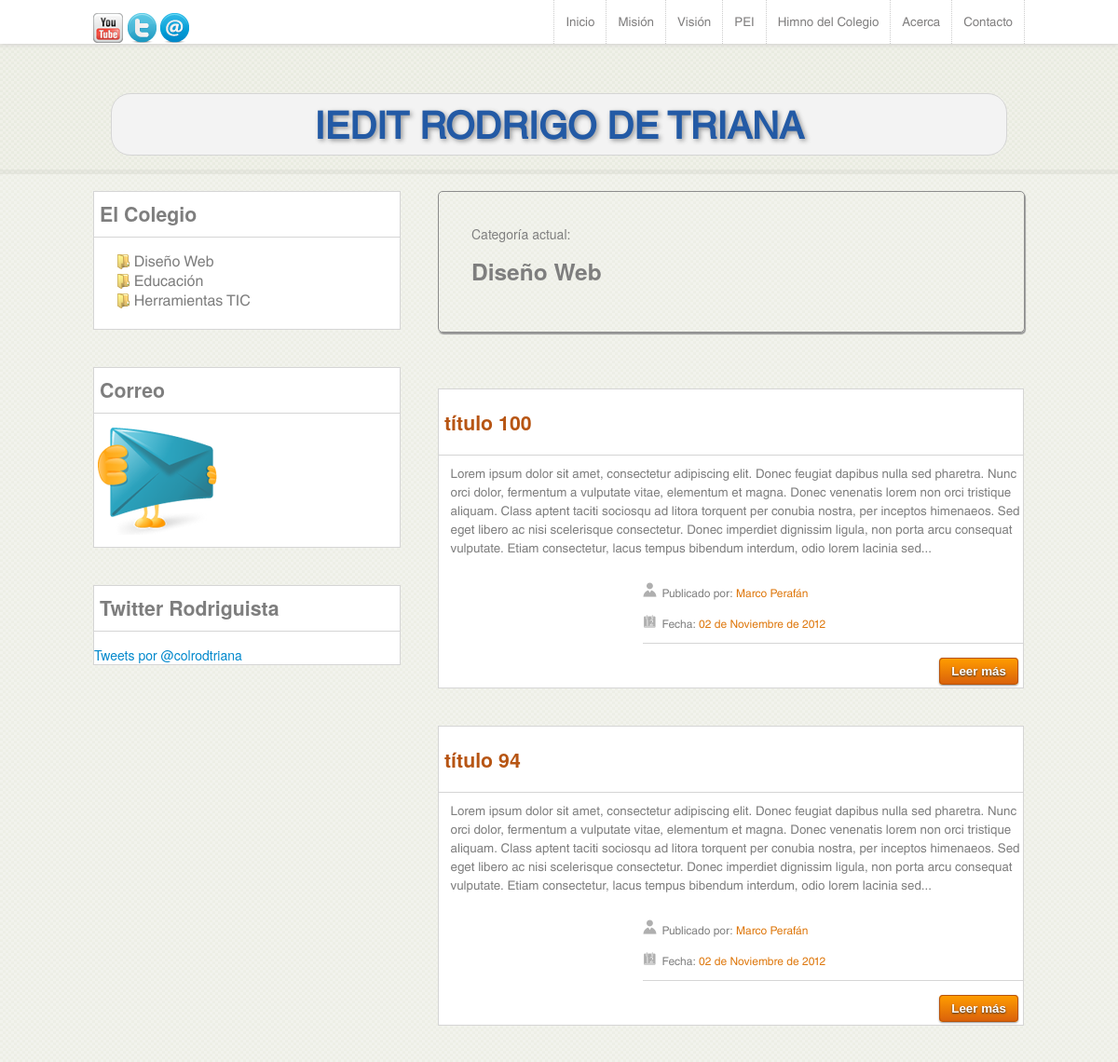
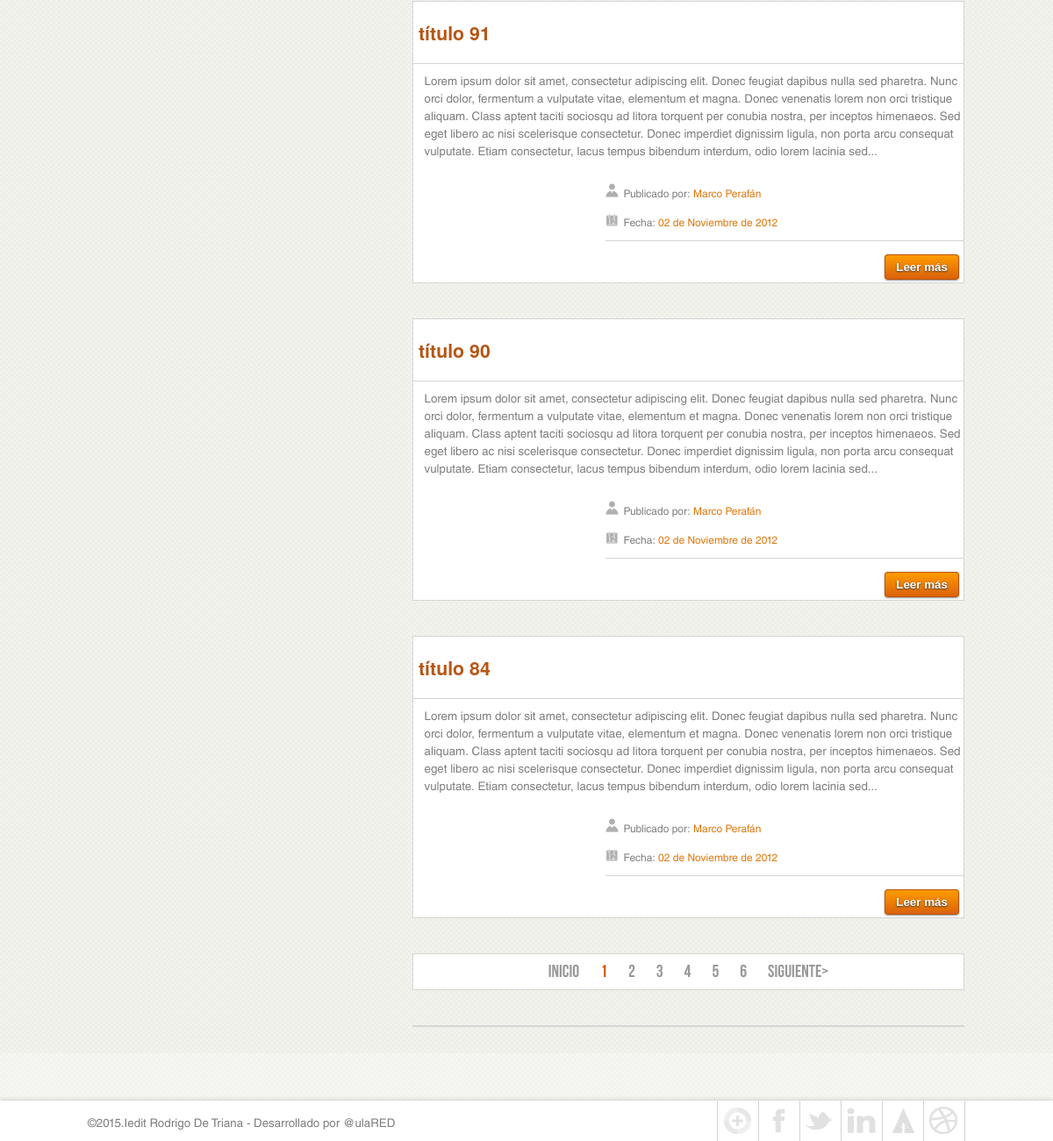
The page /Diseño Web-c1-h0.html on the database its author committed (2 pictures, top to bottom).
### tables this page shows
CREATE TABLE IF NOT EXISTS `categoria` (
  `idcategoria` int(11) NOT NULL AUTO_INCREMENT,
  `categoria` varchar(45) DEFAULT NULL,
  `descripcion` varchar(255) DEFAULT NULL,
  PRIMARY KEY (`idcategoria`)
);

CREATE TABLE IF NOT EXISTS `noticia` (
  `idnoticia` int(11) NOT NULL AUTO_INCREMENT,
  `titulo` varchar(150) DEFAULT NULL,
  `detalle` text,
  `idcategoria` int(11) DEFAULT NULL,
  `video` int(11) NOT NULL,
  `idautor` int(11) DEFAULT NULL,
  `fecha` date DEFAULT NULL,
  `hora` time DEFAULT NULL,
  `descarga` varchar(100) NOT NULL,
  `tags` varchar(250) NOT NULL,
  PRIMARY KEY (`idnoticia`),
  KEY `idautor_idx` (`idautor`),
  KEY `idcategoria_idx` (`idcategoria`)
);

CREATE TABLE IF NOT EXISTS `autor` (
  `idautor` int(11) NOT NULL AUTO_INCREMENT,
  `nombre` varchar(45) DEFAULT NULL,
  `nick` varchar(45) DEFAULT NULL,
  `password` varchar(255) DEFAULT NULL,
  `email` varchar(100) DEFAULT NULL,
  PRIMARY KEY (`idautor`)
);

### class/principal.php (called while the page is built, shortened)
<?php
	class Principal{
		public function Conectar(){
			$servidor="localhost";
			$user = "root";
			$password = "00032064";
			$link = mysql_connect($servidor,$user,$password);
			$bd = "cblog";
			return $link;
		}
		public function comillas_inteligentes($valor)
		{
			return $valor;
		}
        public static function limpiaUrl($entra){
            $traduce=array( 'á' => 'a' , 'é' => 'e' , 'í' => 'i' , 'ó' => 'o' , 'ú' => 'u' , 'Á' => 'A', 'É' => 'E' , 'Í' => 'I', 'Ó' => 'O', 'Ú' => 'U',
                        'ñ' => 'n' , 'Ñ' => 'N' ,
                        'ä' => 'a' , 'ë' => 'e' , 'ï' => 'i' , 'ö' => 'o' , 'ü' => 'u', 'Ä' => 'A', 'Ë' => 'E', 'Ï' => 'I', 'Ö' => 'O', 'Ü' => 'U');
            $sale=strtr( $entra , $traduce );
            $texto = str_replace(" ","-",$sale);
            return $texto;
        }
        public static function ruta(){
            return "http://localhost/rtriana/";
        }
		public static function myTruncate($string, $limit, $break=".", $pad="...") {
			if(false !== ($breakpoint = strpos($string, $break, $limit))) {
				if($breakpoint < strlen($string)-1 ){
					$string = substr($string, 0, $breakpoint) . $pad;
				}
			}
			return $string;
		}
      public static function invierteFecha($fecha){
         $dia = substr($fecha, 8, 2);
         $mes = substr($fecha, 5, 2);
         $anho = substr($fecha, 0, 4);
         switch ($mes) {
            case '11':
               $mesLetra = 'Noviembre';
               break;
         }
         $correcta = $dia." de ".$mesLetra." de ".$anho;
         return $correcta;
      }
	}
?>

### class/categorias.php (called while the page is built, shortened)
<?php
    require_once 'principal.php';
    class Categorias extends Principal{
        private $categorias;
        private $tCat;
        public function __construct(){
            $this->categorias = array();
        }
        public function getCategorias(){
            $consulta = sprintf(
                            "select idcategoria, categoria from categoria order by
                            categoria asc;"
                        );
            $result = mysql_query($consulta);
            while($reg = mysql_fetch_assoc($result)){
                $this->categorias[] = $reg;
            }
            return $this->categorias;
        }
        public function getCategoriaId($id,$inicio,$cantNot){
			$query = sprintf(
						"select
						n.idnoticia,
						n.titulo,
						n.detalle,
						n.idcategoria,
						a.nombre,
						n.fecha,
						dayname(n.fecha) as dia,
						n.hora,
						c.categoria
						from
						noticia as n,
						autor as a,
						categoria as c
						where
						n.idcategoria = %s
						and
						n.idautor=a.idautor
						and
						n.idcategoria = c.idcategoria
						order by idnoticia desc
						limit %s,%s;",
						parent::comillas_inteligentes($id),
						parent::comillas_inteligentes($inicio),
						parent::comillas_inteligentes($cantNot)
					);
			$result = mysql_query($query);
			while ($reg = mysql_fetch_assoc($result)) {
				$this->categorias[] = $reg;
			}
			return $this->categorias;
		}
		public function TotalCategorias($id){
			$query = sprintf(
						"select count(*) as total from noticia where idcategoria = %s;",
						parent::comillas_inteligentes($id)
					);
			$result = mysql_query($query,parent::Conectar());
			if ($reg = mysql_fetch_array($result)) {
				$this->tCat = $reg["total"];
			}
			return $this->tCat;
		}
    }
?>

### categoria.php (the view, shortened to what this page needs)
<?php
    require_once 'class/categorias.php';
    $obj = new Categorias();
    $cantNot = "5";
    if (isset($_GET["pos"]))
        $inicio = $_GET["pos"];
    else
        $inicio = 0;
    $datos = $obj->getCategoriaId($_GET["id"],$inicio,$cantNot);
    $total = $obj->TotalCategorias($_GET["id"]);
    $cantPag = $total/$cantNot;
    if (isset($_GET["pos"]) and $_GET["pos"]>0)
        $actual = $_GET["pos"]/$cantNot+1;
    else
        $actual = 1;
?>
<!DOCTYPE HTML>
<html>
<head>
<link href="css/main.css" rel="stylesheet" type="text/css">
</head>
<body>
<div id="header">
		    <?php include 'includes/header.php' ?>
<div id="main">
    <div class="titlesnormal">
        <h1>IEDIT RODRIGO DE TRIANA</h1>
    </div>
    <div id="main-wrap">
        <div class="leftsection leftsectionalt">
            <div id="actual">
                        <?php
                            if(sizeof($datos) > 0){
                          ?>
                        Categoría actual: <h3><?php echo $datos[0]["categoria"]; ?></h3>
                    </div>
           <?php foreach($datos as $d){  ?>
            <div class="blogwrap">
                <div class="blogtitle"><h3><a href="<?php echo Principal::ruta().Principal::limpiaUrl($d['titulo'])."-n".$d["idnoticia"].".html"; ?>"><?php echo $d["titulo"]; ?></a></h3></div>
                <div class="blogbody">
                    <div class="blogimage">
                    <?php echo Principal::myTruncate($d["detalle"], "500"); ?>
                    </div>
                    <div class="bloginfo1">
                        <p class="usericon">Publicado por: <span><?php echo $d["nombre"]; ?></span></p>
                      <p class="calendericon">Fecha: <span><?php echo Principal::invierteFecha($d["fecha"]); ?></span></p>
                        <p class="blogbutton"><a href="<?php echo Principal::ruta().Principal::limpiaUrl($d['titulo'])."-n".$d["idnoticia"].".html"; ?>" title="Leer más" class="smallsmoothrectange orangebutton">Leer más</a></p>
                    </div>
                </div>
            </div>
                <?php } ?>
            <div class="blogwrap">
                <div class="blogpagination">
                   <?php include 'includes/paginar3.php';?>
                </div>
            </div>
                    <div class="blogwrap">
                        <?php
                            }else{
                                ?><h3><?php
                                            echo "No hay noticias asociadas a esta categoría"; ?></h3><?php
                            }
                        ?>
                    </div>
        </div>
        <div class="rightsection rightsectionalt">
            <?php include 'includes/lateral.php'; ?>
        </div>
    </div>
</div>
<div id="footer">
    <div id="footerbottom">
        <div class="footerwrap">
            <div id="copyright">&copy;<?php echo date("Y");?>.Iedit Rodrigo De Triana - Desarrollado por
            <a href="http://www.aulared.net" title="Desarrollado por">@ulaRED</a></div>
            <div class="socialfooter">
                <ul>
                <li><a href="#" class="social-google"></a></li>
                <li><a href="#" class="social-facebook"></a></li>
                <li><a href="#" class="social-twitter"></a></li>
                <li><a href="#" class="social-linkedin"></a></li>
                <li><a href="#" class="social-forrst"></a></li>
                <li><a href="#" class="social-dribbble"></a></li>
                </ul>
            </div>
        </div>
    </div>
</div>
</body>
</html>

### includes/header.php (shortened to what this page needs)
        <div id="navigation">
        	<div id="navigation_wrap">
                <div id="conteactinfo"><?php include 'includes/social.php' ;?>  </div>
                <div id="navi">
                    <?php include 'includes/menu.php' ?>
                </div>
			</div>
        </div>
</div>

### includes/social.php
<a href="http://www.youtube.com/channel/UCQBo4ZL7EiJOhhebDMMF0Tw"><img src="images/youtube_32.png" alt="Youtube" /></a>
<a href="https://twitter.com/colrodtriana"><img src="images/twitter_32.png" alt="Twitter" /></a>
<a href="admin@rodrigodetriana.edu.co"><img src="images/email_32.png" alt="email" /></a>

### includes/menu.php
<ul>
                   <li><a href="index.php" title="Inicio">Inicio</a></li>
                   <li><a href="#" title="Misión">Misión</a>
                   <li><a href="#" title="Visión">Visión</a>
                   <li><a href="#" title="PEI">PEI</a>
                   <li><a href="#" title="Himno del Colegio">Himno del Colegio</a>
                   <li><a href="acerca.php" title="Acerca">Acerca</a>
                   <li><a href="contacto.php" title="Contacto">Contacto</a>
               </ul>

### includes/paginar3.php (shortened to what this page needs)
<ul>
                            <?php
                                  if($inicio==0){
                            ?>
                                  <li><a href="#" title="Inicio" class="normal">Inicio</a></li>
                            <?php
                                  }else{
                            ?>
                                  <li><a href="<?php echo Principal::ruta(); ?><?php echo $datos[0]["categoria"]; ?>-c<?php echo $datos[0]["idcategoria"]; ?>-h<?php echo $inicio-$cantNot; ?>.html" title="Previous" class="normal">&lt;Anterior</a></li>
                            <?php
                                  }
                            ?>
                            <?php
                                  $a=0;
                                  $ultimaPag = 0;
                                  for ($i=1; $i <=$cantPag ; $i++) {
                                        if($i>=$actual-5 && $i<=$actual+5){
                                              if ($i == $actual) {
                                  ?>
                                                    <li><a href="<?php echo $i; ?>" title="<?php echo $i; ?>" class="normalactive"><?php echo $i; ?></a></li>
                                  <?php
                                              } else {
                                  ?>
                                  <li><a href="<?php echo Principal::ruta(); ?><?php echo $datos[0]["categoria"]; ?>-c<?php echo $datos[0]["idcategoria"]; ?>-h<?php echo $a;?>.html" title="<?php echo $i." ";?>" class="normal"><?php echo $i." ";?></a></li>
                                  <?php
                                              }
                                        }
                                        $a+=$cantNot;
                                        $ultimaPag++;
                                  }
                            ?>
                            <?php
                                  if ($ultimaPag==$actual) {
                            ?>
                                        <li><a href="#" title="Last" class="normal">Final</a></li>
                            <?php
                                  } else {
                            ?>
                                        <li><a href="<?php echo Principal::ruta();?><?php echo $datos[0]["categoria"]; ?>-c<?php echo $datos[0]["idcategoria"]; ?>-h<?php echo $inicio+$cantNot; ?>.html" title="Next" class="normal">Siguiente&gt;</a></li>
                            <?php
                                  }
                            ?>
                    </ul>

### includes/lateral.php (shortened to what this page needs)
<?php
    require_once 'class/categorias.php';
    $obj = new Categorias();
    $datos = $obj->getCategorias();
?>
            <div class="blogwidgetstart">
                <div class="widgettitle"><h4>El Colegio</h4></div>
                <div class="widgetbody">
                    <div class="blogcategories">
                       <ul>
            <?php
                foreach($datos as $d){
            ?>
            <li><a href="<?php echo $d["categoria"]; ?>-c<?php echo $d['idcategoria']; ?>-h0.html"><?php echo $d["categoria"]; ?></a></li>
            <?php
                }
            ?>
        </ul>
                    </div>
              </div>
            </div>
            <div class="blogwidget">
                <div class="widgettitle"><h4>Correo</h4></div>
                <div class="widgetbody">
                    <div class="blogcategories">
                    <a href="https://www.google.com/a/rodrigodetriana.edu.co/ServiceLogin?service=mail&passive=true&rm=false&continue=http://mail.google.com/a/rodrigodetriana.edu.co/&ltmpl=default&ltmplcache=2&emr=1" target="new"><img src="images/correo.png"  alt="Correo"></a>
                    </div>
              </div>
            </div>
            <div class="blogwidget">
                <div class="widgettitle"><h4>Twitter Rodriguista</h4></div>
                <div class="widgetbody">
                    <div class="blogcategories">
                    <a class="twitter-timeline"  href="https://twitter.com/colrodtriana"  data-widget-id="410099276568477696">Tweets por @colrodtriana</a>
                    </div>
              </div>
            </div>

### css/transitions.css (style rules this page uses)
.social ul li a, .socialfooter ul li a { transition:background .3s; -moz-transition:background .3s; -webkit-transition:background .3s; -o-transition:background .3s; }
#logo a, #navi ul li a, #navi ul li a:visited { transition:color .3s; -moz-transition:color .3s; -webkit-transition:color .3s; -o-transition:color .3s; }
#navi ul li a, #navi ul li a:visited { transition:text-shadow .3s; -moz-transition:text-shadow .3s; -webkit-transition:text-shadow .3s; -o-transition:text-shadow .3s; }
#logo, #navi, #conteactinfo, .split2 { -webkit-transition: width .3s ease-in; -moz-transition: width .3s ease-in; -o-transition: width .3s ease-in; transition: width .3s ease-in; }
#logo, .social, #navi, #navi ul, #navi ul li, #navi ul li ul, #conteactinfo, .socialfooter ul { -webkit-transition: margin-left .3s ease-in; -moz-transition: margin-left .3s ease-in; -o-transition: margin-left .3s ease-in; transition: margin-left .3s ease-in; -webkit-transition: margin-right .3s ease-in; -moz-transition: margin-right .3s ease-in; -o-transition: margin-right .3s ease-in; transition: margin-right .3s ease-in; -webkit-transition: padding .3s ease-in; -moz-transition: padding .3s ease-in; -o-transition: padding .3s ease-in; transition: padding .3s ease-in; }
.portfoliowrap, .blogimage, .blogwcommentwrap { -webkit-transition: opacity .3s ease-in; -moz-transition: opacity .3s ease-in; -o-transition: opacity .3s ease-in; transition: opacity .3s ease-in; }

### rows shown on the page
categoria: categoria "Diseño Web"
noticia: titulo "título 100", detalle "Lorem ipsum dolor sit amet, consectetur adipiscing elit. Donec feugiat dapibus nulla sed pharetra. Nunc orci dolor, fermentum a vulputate vitae, elementum et magna. Donec venenatis lorem non orci tristique aliquam. Class aptent taciti sociosqu ad litora torquent per conubia nostra, per inceptos himenaeos. Sed eget libero ac nisi scelerisque consectetur. Donec imperdiet dignissim ligula, non porta arcu consequat vulputate. Etiam consectetur, lacus tempus bibendum interdum, odio lorem lacinia sed...", idautor.nombre "Marco Perafán", fecha "02 de Noviembre de 2012"
noticia: titulo "título 94", detalle "Lorem ipsum dolor sit amet, consectetur adipiscing elit. Donec feugiat dapibus nulla sed pharetra. Nunc orci dolor, fermentum a vulputate vitae, elementum et magna. Donec venenatis lorem non orci tristique aliquam. Class aptent taciti sociosqu ad litora torquent per conubia nostra, per inceptos himenaeos. Sed eget libero ac nisi scelerisque consectetur. Donec imperdiet dignissim ligula, non porta arcu consequat vulputate. Etiam consectetur, lacus tempus bibendum interdum, odio lorem lacinia sed...", idautor.nombre "Marco Perafán", fecha "02 de Noviembre de 2012"
noticia: titulo "título 91", detalle "Lorem ipsum dolor sit amet, consectetur adipiscing elit. Donec feugiat dapibus nulla sed pharetra. Nunc orci dolor, fermentum a vulputate vitae, elementum et magna. Donec venenatis lorem non orci tristique aliquam. Class aptent taciti sociosqu ad litora torquent per conubia nostra, per inceptos himenaeos. Sed eget libero ac nisi scelerisque consectetur. Donec imperdiet dignissim ligula, non porta arcu consequat vulputate. Etiam consectetur, lacus tempus bibendum interdum, odio lorem lacinia sed...", idautor.nombre "Marco Perafán", fecha "02 de Noviembre de 2012"
noticia: titulo "título 90", detalle "Lorem ipsum dolor sit amet, consectetur adipiscing elit. Donec feugiat dapibus nulla sed pharetra. Nunc orci dolor, fermentum a vulputate vitae, elementum et magna. Donec venenatis lorem non orci tristique aliquam. Class aptent taciti sociosqu ad litora torquent per conubia nostra, per inceptos himenaeos. Sed eget libero ac nisi scelerisque consectetur. Donec imperdiet dignissim ligula, non porta arcu consequat vulputate. Etiam consectetur, lacus tempus bibendum interdum, odio lorem lacinia sed...", idautor.nombre "Marco Perafán", fecha "02 de Noviembre de 2012"
noticia: titulo "título 84", detalle "Lorem ipsum dolor sit amet, consectetur adipiscing elit. Donec feugiat dapibus nulla sed pharetra. Nunc orci dolor, fermentum a vulputate vitae, elementum et magna. Donec venenatis lorem non orci tristique aliquam. Class aptent taciti sociosqu ad litora torquent per conubia nostra, per inceptos himenaeos. Sed eget libero ac nisi scelerisque consectetur. Donec imperdiet dignissim ligula, non porta arcu consequat vulputate. Etiam consectetur, lacus tempus bibendum interdum, odio lorem lacinia sed...", idautor.nombre "Marco Perafán", fecha "02 de Noviembre de 2012"
categoria: categoria "Educación"
categoria: categoria "Herramientas TIC"
